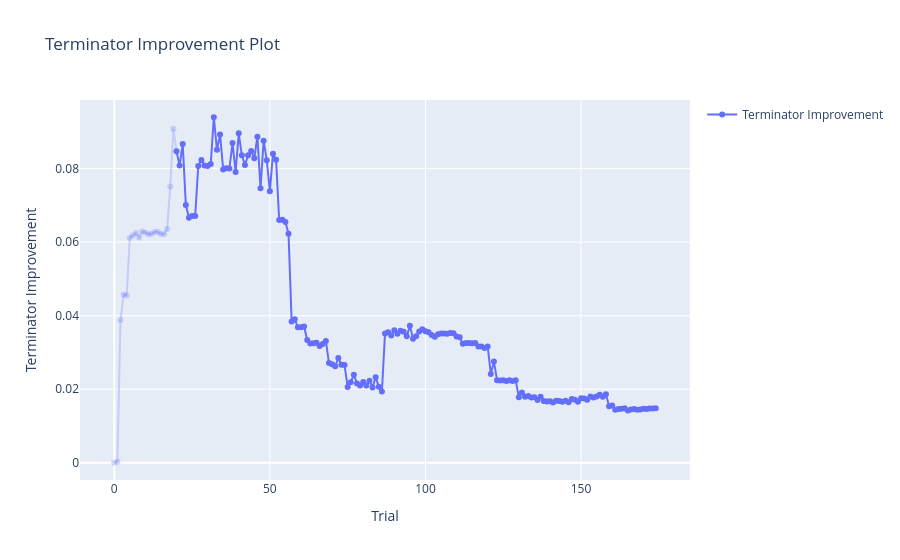

Write notebook code for a chart like this one.
### Code cell
optuna.visualization.plot_terminator_improvement(study).show()

### Figure 1 — Plotly figure (JSON) as saved in the notebook; plotly's stock layout.template omitted (floating-point values rounded to 4 significant figures; data arrays with more than 128 entries replaced by an {"elided": "..."} marker saying what was removed)
{"data": [{"legendgroup": "improvement", "line": {"color": "rgba(99, 110, 250, 0.25)"}, "marker": {"color": "rgba(99, 110, 250, 0.25)"}, "mode": "markers+lines", "name": "Terminator Improvement", "showlegend": false, "type": "scatter", "x": [0, 1, 2, 3, 4, 5, 6, 7, 8, 9, 10, 11, 12, 13, 14, 15, 16, 17, 18, 19, 20], "y": [1.016e-10, 0.000272, 0.03874, 0.04578, 0.04551, 0.06119, 0.06182, 0.06252, 0.06127, 0.06292, 0.06265, 0.06212, 0.06227, 0.06273, 0.0628, 0.06222, 0.06217, 0.0636, 0.07516, 0.09085, 0.08469]}, {"legendgroup": "improvement", "line": {"color": "rgba(99, 110, 250, 1.0)"}, "marker": {"color": "rgba(99, 110, 250, 1.0)"}, "mode": "markers+lines", "name": "Terminator Improvement", "showlegend": true, "type": "scatter", "x": {"elided": "155 int values"}, "y": {"elided": "155 float values"}}, {"type": "scatter"}], "layout": {"title": {"text": "Terminator Improvement Plot"}, "xaxis": {"title": {"text": "Trial"}}, "yaxis": {"range": [-0.004698, 0.09866], "title": {"text": "Terminator Improvement"}}}}
